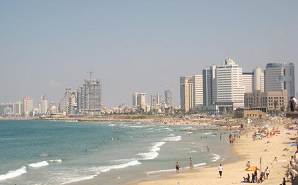
#> input picture adv/img.png, 298 x 185 px
$ python exer12.py adv/img.png out.png
#> lines starting #> are read from the running program, lines starting #| are printed output that depends on the picture; after the words box and inside, x2 and y2 are one past the last pixel; in counts of white or black regions, pixels touching at a corner belong together
# 画像を読み込み以下の手順でHough変換画像を計算せよ。
# 1) 入力画像をグレースケール画像化し、勾配強度画像を計算する
#   右図のsobel filterにより勾配強度を計算
#   最大値で全体を除算し[0,1]に正規化する
# 2) 勾配強度画像を閾値により二値化
# 3) 全ての前景画素(y, x) について、Hough変換画像へ投票する
#  θ の値域は[0,360]とする（1画素の幅が1度に対応）
#  ρ の値域は[0,A]とする（1画素の幅が1画素分に対応、Aは画像の対角方向の長さ）
#  投票方法は講義中に解説したものを利用すること
#  Hough変換画像の全体を、その最大値で除算することで[0,255]に正規化する
#
# $python exer12.py input.png output.png
# input.png  : 入力画像のファイル名
# output.png : 出力画像(Hough変換画像)のファイル名

import numpy as np
import math
import sys
import cv2

fname_in  = sys.argv[1]
fname_out = sys.argv[2]

#画像を読み込み輝度画像へ変換
img = cv2.imread(fname_in)
#> img is the input picture: shape (185, 298, 3); mean B, G, R 166.7, 168.9, 167.9
img = cv2.cvtColor(img, cv2.COLOR_RGB2GRAY)
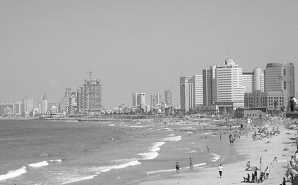
#> img: shape (185, 298); min 12, max 255, mean 168.1


#勾配強度画像の計算
img_gradmag = np.zeros(img.shape, dtype = np.float64)
for y in range( 1, img.shape[0] - 1 ) :
    for x in range( 1, img.shape[1] - 1 ) :
        fx = -1.0 * img[y-1,x-1] + 0.0 * img[y-1,x ] + 1.0 * img[y-1,x+1] + \
             -2.0 * img[y  ,x-1] + 0.0 * img[y  ,x ] + 2.0 * img[y  ,x+1] + \
             -1.0 * img[y+1,x-1] + 0.0 * img[y+1,x ] + 1.0 * img[y+1,x+1]

        fy = -1.0 * img[y-1,x-1] - 2.0 * img[y-1,x ] - 1.0 * img[y-1,x+1] + \
              0.0 * img[y  ,x-1] + 0.0 * img[y  ,x ] + 0.0 * img[y  ,x+1] + \
              1.0 * img[y+1,x-1] + 2.0 * img[y+1,x ] + 1.0 * img[y+1,x+1]
        fx /= 4
        fy /= 4
        img_gradmag[y,x] = math.sqrt(fx*fx + fy*fy )
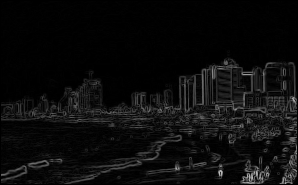
#> img_gradmag: shape (185, 298) float64; min 0, max 188.9, mean 12.7

img_gradmag = img_gradmag / np.max(img_gradmag)
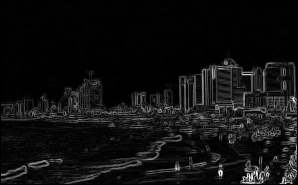
#> img_gradmag: shape (185, 298) float64; min 0, max 1, mean 0.0672

#ここからHough 変換画像の計算を開始する
A = int( math.sqrt( img.shape[0] ** 2 + img.shape[1] ** 2) )
#> A = 350
img_hough = np.zeros((A,360), float)

#---------------------------------------------
#hough変換画像の正規化
for y in range(1, img.shape[0] - 1):
    for x in range(1, img.shape[1] - 1):
        if img_gradmag[y,x] >= 0.35:
            img_gradmag[y,x] = 1.0
        elif img_gradmag[y,x] < 0.35:
            img_gradmag[y,x] = 0
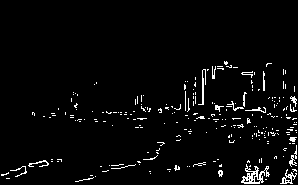
#> img_gradmag: shape (185, 298) float64; values 0 (black) and 1 (white), 3.3% white in thin lines or dots, all inside (x1, y1, x2, y2) = (1, 61, 297, 184)


for y in range(1, img.shape[0] - 1):
    for x in range(1, img.shape[1] - 1):
        if img_gradmag[y,x] == 1.0:
            for a in range(0, 360):
                b = int( x * math.cos(math.pi * a / 180) + y * math.sin(math.pi * a / 180))
                if b >= 0:
                    img_hough[b,a] = img_hough[b,a] + 1
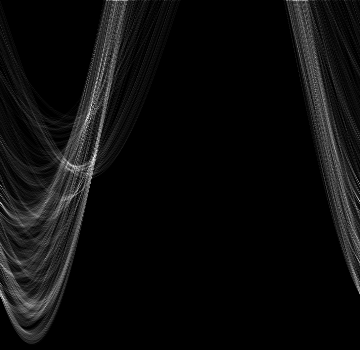
#> img_hough: shape (350, 360) float64; min 0, max 53, mean 2.6; drawn with min black and max white

img_hough = img_hough / np.max(img_hough)
img_hough = img_hough * 255
#---------------------------------------------

cv2.imwrite( fname_out, np.uint8( img_hough ) )

$ run again, on adv/syhthesis1.png
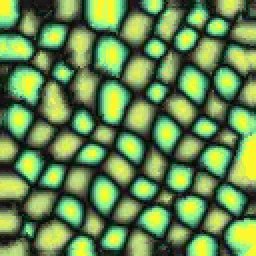
#> input picture adv/syhthesis1.png, 128 x 128 px (shown 2 times larger)
#> img is the input picture: shape (128, 128, 3); mean B, G, R 78.9, 135.8, 102.3
#> img: shape (128, 128)
#> after the loop `for y in range(1, img.shape[0] - 1):`:
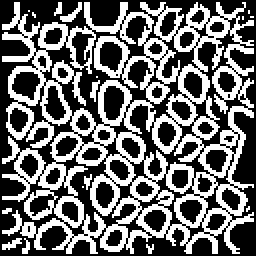
#> img_gradmag: shape (128, 128) float64 (shown 2 times larger); values 0 (black) and 1 (white), 42.5% white in thin lines or dots
#> `cv2.imwrite( fname_out, np.uint8( img_hough ) )`:
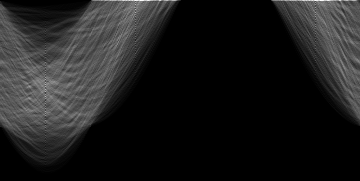
#> saved as out.png: shape (181, 360); min 0, max 255, mean 29

$ run again, on adv/synthesis2.png
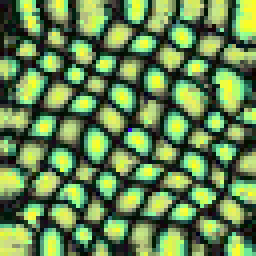
#> input picture adv/synthesis2.png, 64 x 64 px (shown 4 times larger)
#> img is the input picture: shape (64, 64, 3); mean B, G, R 78.7, 132.9, 101.1
#> img: shape (64, 64)
#> after the loop `for y in range(1, img.shape[0] - 1):`:
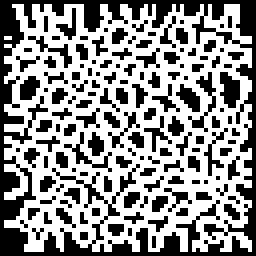
#> img_gradmag: shape (64, 64) float64 (shown 4 times larger); values 0 (black) and 1 (white), 56.7% white; black in thin lines or dots
#> `cv2.imwrite( fname_out, np.uint8( img_hough ) )`:
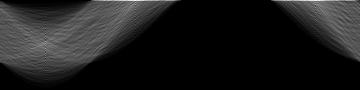
#> saved as out.png: shape (90, 360); min 0, max 255, mean 28.6
